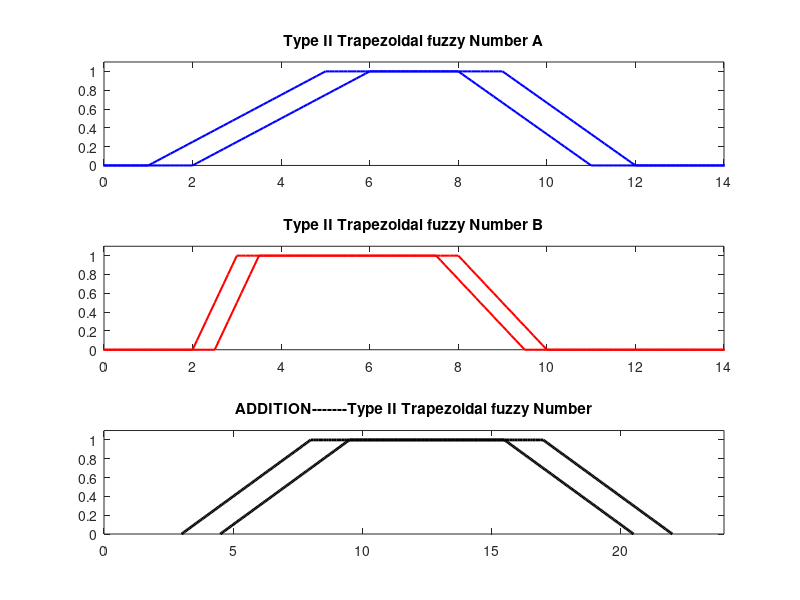

This figure's MATLAB source:
clear
clc
%  Shahab Sotudian--94125091
% Trapezoidal Number Operations
% Type_II fuzzy Trapezoidal  Number A
a1L=1;
a2L=5;
a3L=9;
a4L=12;

a1U=2;
a2U=6;
a3U=8;
a4U=11;
% Type_II fuzzy Trapezoidal Number B
b1L=2;
b2L=3;
b3L=8;
b4L=10;

b1U=2.5;
b2U=3.5;
b3U=7.5;
b4U=9.5;

alfa=0;
y=[];
l = -5:0.1:15;
% alfa cut
AL=[((a2L-a1L)*alfa+a1L),(-(a4L-a3L)*alfa+a4L)];
BL=[((b2L-b1L)*alfa+b1L),(-(b4L-b3L)*alfa+b4L)];

AU=[((a2U-a1U)*alfa+a1U),(-(a4U-a3U)*alfa+a4U)];
BU=[((b2U-b1U)*alfa+b1U),(-(b4U-b3U)*alfa+b4U)];

% Addition
for i=1:1:101
    alfa=(i-1)/100;
   y(i)=alfa;
s1L(i)=((a2L-a1L)*alfa+a1L)+((b2L-b1L)*alfa+b1L);
s2L(i)=(-(a4L-a3L)*alfa+a4L)+(-(b4L-b3L)*alfa+b4L);

s1U(i)=((a2U-a1U)*alfa+a1U)+((b2U-b1U)*alfa+b1U);
s2U(i)=(-(a4U-a3U)*alfa+a4U)+(-(b4U-b3U)*alfa+b4U);

end



       subplot(311)
h1=trapmf(l,[1 5 9 12]);
plot(l,h1,'b','linewidth',1.5)
hold on
h2=trapmf(l,[2 6 8 11]);
plot(l,h2,'b','linewidth',1.5)
title('Type II Trapezoidal fuzzy Number A')
axis([0,14,0,1.1])

       subplot(312)
h3=trapmf(l,[2,3,8,10]);
plot(l,h3,'r','linewidth',1.5)
hold on
h4=trapmf(l,[2.5,3.5,7.5,9.5]);
plot(l,h4,'r','linewidth',1.5)
title('Type II Trapezoidal fuzzy Number B')
axis([0,14,0,1.1])

      subplot(313)
plot(s1L,y,'k','linewidth',2)
hold on
plot(s2L,y,'k','linewidth',2)
hold on
s3L=s1L(101):0.1:s2L(101);
p=ones([size(s3L),1]);
plot(s3L,p,'k','linewidth',2)
hold on
plot(s1U,y,'k','linewidth',2)
hold on
plot(s2U,y,'k','linewidth',2)
hold on
s3U=s1U(101):0.1:s2U(101);
p=ones([size(s3U),1]);
plot(s3U,p,'k','linewidth',2)

axis([0,24,0,1.1])
title('ADDITION-------Type II Trapezoidal fuzzy Number')
